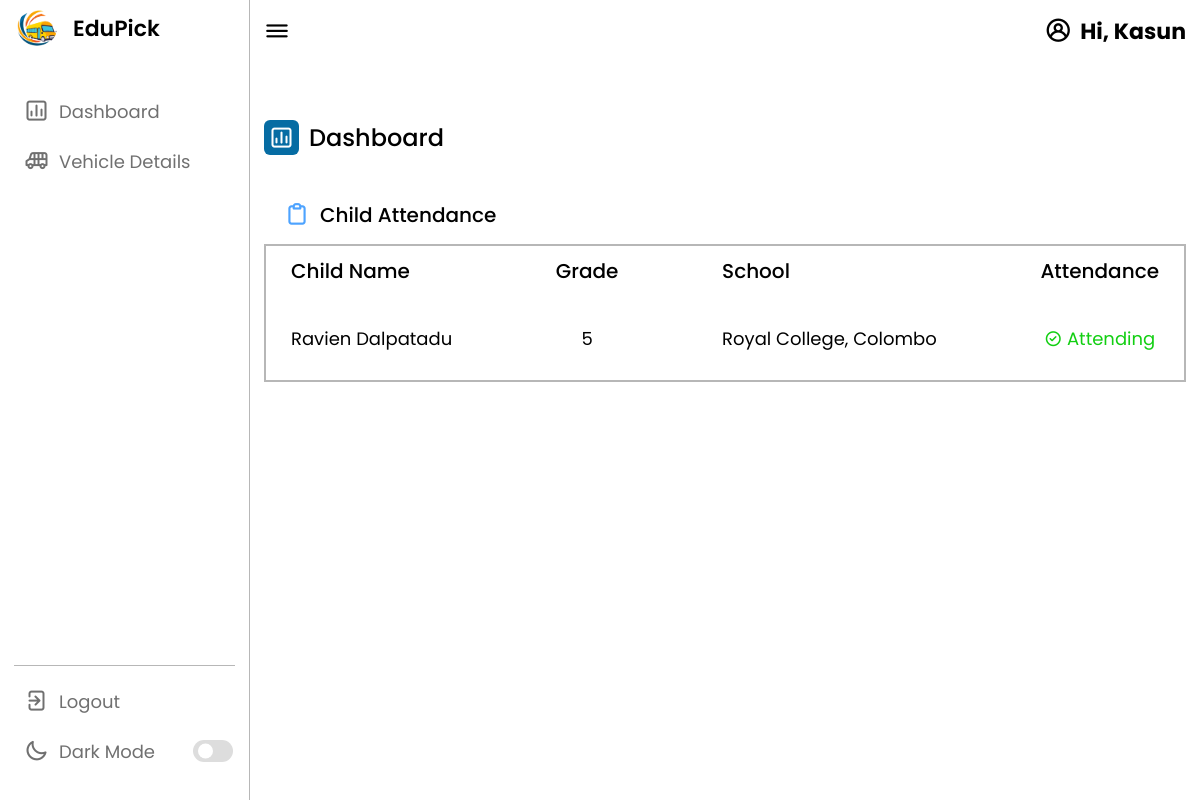
The app's page /drivers/driverDashboard (signed in) with its own data.
### tables this page shows
CREATE TABLE `child` (
  `childID` int NOT NULL,
  `firstName` varchar(30) NOT NULL,
  `lastName` varchar(30) NOT NULL,
  `schoolId` int NOT NULL,
  `grade` int NOT NULL,
  `absentState` tinyint(1) NOT NULL,
  `parentID` int NOT NULL,
  `vehicleId` int DEFAULT NULL,
  `regDate` timestamp NOT NULL DEFAULT CURRENT_TIMESTAMP,
  `isDeleted` tinyint(1) NOT NULL DEFAULT '0'
);

CREATE TABLE `school` (
  `schoolId` int NOT NULL,
  `name` varchar(255) NOT NULL
);

### app/controllers/Drivers.php (called while the page is built, shortened)
<?php
class Drivers extends Controller
{
    public function __construct()
    {
        $this->driverModel = $this->model('Driver_');
    }
    public function driverDashboard()
    {
        $data = [
            'children' => $this->driverModel->getChildren($_SESSION['user_id']),
        ];
        $this->view('drivers/driverDashboard', $data);
    }
}

### app/libraries/Core.php (called while the page is built, shortened)
<?php
class Core {
    protected $currentMethod = 'index';
    public function __construct(){
        $url = $this->getURL();
       $url = $url ?? ['pages'];
        if(file_exists('../app/controllers/' . ucwords($url[0]) . '.php')){
            unset($url[0]);
        }
        $this->currentController = new $this->currentController;
        if(isset($url[1])){
            if(method_exists($this->currentController, $url[1])){
                $this->currentMethod = $url[1];
                unset($url[1]);
            }
        }
        $this->params = $url ? array_values($url) : [];
        call_user_func_array([$this->currentController, $this->currentMethod], $this->params);
    }
    public function getURL(){
        if(isset($_GET['url'])){
            $url = rtrim($_GET['url'], '/');
            $url = filter_var($url, FILTER_SANITIZE_URL);
            $url = explode('/', $url);
            return $url;
        }
    }
}

### public/index.php (called while the page is built, shortened)
<?php
  $init = new Core;

### app/libraries/Database.php (called while the page is built, shortened)
<?php
     class Database {
        private $host = DB_HOST;
        private $user = DB_USER;
        private $pass = DB_PASS;
        private $dbname = DB_NAME;
        private $dbh;
        private $stmt;
        public function __construct(){
            $dsn = 'mysql:host=' . $this->host . ';dbname=' . $this->dbname;
            $options = array(
                PDO::ATTR_PERSISTENT => true,
                PDO::ATTR_ERRMODE => PDO::ERRMODE_EXCEPTION
            );
            try{
                $this->dbh = new PDO($dsn, $this->user, $this->pass, $options);
            } catch(PDOException $e){
                $this->error = $e->getMessage();
                echo $this->error;
            }
        }
        public function query($sql){
            $this->stmt = $this->dbh->prepare($sql);
        }
        public function bind($param, $value, $type = null){
            if(is_null($type)){
                switch(true){
                    case is_int($value):
                        $type = PDO::PARAM_INT;
                        break;
                }
            }
            $this->stmt->bindValue($param, $value, $type);
        }
        public function execute(){
            return $this->stmt->execute();
        }
        public function resultSet(){
            $this->execute();
            return $this->stmt->fetchAll(PDO::FETCH_OBJ);
        }
     }

### app/models/Driver_.php (called while the page is built, shortened)
<?php
class Driver_
{
    private $db;
    public function __construct()
    {
        $this->db = new Database;
    }
    public function isDriverConnected($driver_id)
    {
        $this->db->query('SELECT vehicleID FROM driver WHERE driverID = :driver_id');
        $this->db->bind(':driver_id', $driver_id);
        $row = $this->db->single();
        if ($row->vehicleID) {
            return true;
        } else {
            return false;
        }
    }
    public function getChildren($driver_id)
    {
        $this->db->query('SELECT child.*, school.name as schoolName FROM child JOIN school ON child.schoolId = school.schoolId WHERE child.vehicleId = (SELECT vehicleID FROM driver WHERE driverID = :driver_id) AND child.isDeleted = 0 ORDER BY child.absentState DESC');
        $this->db->bind(':driver_id', $driver_id);
        $rows = $this->db->resultSet();
        return $rows;
    }
}

### app/views/drivers/driverDashboard.php (the view, shortened to what this page needs)
<?php require APPROOT . '/views/inc/header.php'; ?>
<link rel="stylesheet" href="<?php echo URLROOT; ?>/driver/style.css" />
<link rel="stylesheet" href="<?php echo URLROOT; ?>/driver/driverDashboardStyles.css" />
<link rel="stylesheet" href="https://unicons.iconscout.com/release/v4.0.0/css/line.css">
</head>
<body>
    <?php require APPROOT . '/views/inc/driverNav.php'; ?>
    <div class="dash-content">
        <div class="overview">
            <div class="title">
                <i class="uil uil-chart"></i>
                <span class="text">Dashboard</span>
            </div>
        </div>
        <div class="activity">
            <div class="subtopic">
                <i class="uil uil-clipboard"></i>
                <span class="text">Child Attendance</span>
            </div>
            <div class="activity-data">
                <div class="data names">
                    <span class="data-title">Child Name</span>
                    <?php foreach ($data['children'] as $child) : ?>
                        <span class="data-list">
                            <?php echo $child->firstName; ?>&nbsp;<?php echo $child->lastName; ?>
                        </span>
                    <?php endforeach; ?>
                </div>
                <div class="data email">
                    <span class="data-title">Grade</span>
                    <?php foreach ($data['children'] as $child) : ?>
                        <span class="data-list">
                            <?php echo $child->grade; ?>
                        </span>
                    <?php endforeach; ?>
                </div>
                <div class="data joined">
                    <span class="data-title">School</span>
                    <?php foreach ($data['children'] as $child) : ?>
                        <span class="data-list data-grade">
                            <?php echo $child->schoolName; ?>
                        </span>
                    <?php endforeach; ?>
                </div>
                <div class="data status">
                    <span class="data-title">Attendance</span>
                    <?php foreach ($data['children'] as $child) : ?>
                        <span class="data-list">
                            <?php if ($child->absentState == 1) : ?>
                                <span style="color: rgb(255, 0, 0);"><i class="uil uil-times-circle"></i>&nbsp;Absent</span>
                            <?php else : ?>
                                <span style="color: rgb(18, 207, 18);"><i class="uil uil-check-circle"></i>&nbsp;Attending</span>
                            <?php endif; ?>
                        </span>
                    <?php endforeach; ?>
                </div>
            </div>
        </div>
    </div>
    </section>
    <?php require APPROOT . '/views/inc/footer.php'; ?>

### public/driver/style.css (style rules this page uses)
* { margin: 0; padding: 0; box-sizing: border-box; font-family: 'Poppins', sans-serif; }
:root { --primary-color: #066ca3; --panel-color: #FFF; --text-color: #000; --black-light-color: #707070; --border-color: #b7b7b7; --toggle-color: #DDD; --box1-color: #4DA3FF; --title-icon-color: #fff; --delete-edit-color: #4DA3FF; --child-card-color: #f2f2f2; --form-input-color: #fff; --tran-05: all 0.5s ease; --tran-03: all 0.3s ease; --tran-03: all 0.2s ease; }
body { min-height: 100vh; background-color: var(--primary-color); }
.dashboard .dash-content { padding-top: 50px; }
.dash-content .title { display: flex; align-items: center; margin: 60px 0 30px 0; }
.dash-content .title i { position: relative; height: 35px; width: 35px; background-color: var(--primary-color); border-radius: 6px; color: var(--title-icon-color); display: flex; align-items: center; justify-content: center; font-size: 24px; }
.dash-content .title .text { font-size: 24px; font-weight: 500; color: var(--text-color); margin-left: 10px; }
.dash-content .activity .activity-data { display: flex; justify-content: space-between; width: 100%; }
.activity .activity-data { display: flex; }
.activity-data .data { display: flex; flex-direction: column; margin: 0 15px; }
.activity-data .data-title { font-size: 20px; font-weight: 500; color: var(--text-color); }
.activity-data .data .data-list { font-size: 18px; font-weight: 400; margin-top: 20px; white-space: nowrap; color: var(--text-color); }
.data-grade { display: flex; justify-content: space-evenly; }

### public/driver/driverDashboardStyles.css (style rules this page uses)
.activity-data { border: 2px solid var(--border-color); padding: 10px; }
.data-list { display: flex; justify-content: center; align-items: center; height: 4rem; }
.subtopic { margin: 0 10px; margin-top: 20px; padding: 10px; font-size: 20px; font-weight: 500; color: var(--text-color); margin-left: 10px; display: flex; justify-content: flex-start; align-items: center; }
.subtopic i { font-size: 26px; color: var(--delete-edit-color); }
.subtopic .text { margin-left: 10px; }

### records on screen
child: firstName "Ravien", lastName "Dalpatadu", grade "5", schoolId.name "Royal College, Colombo", absentState 0 (drawn)

### other values on screen
$_SESSION['user_fname'] "Kasun"
